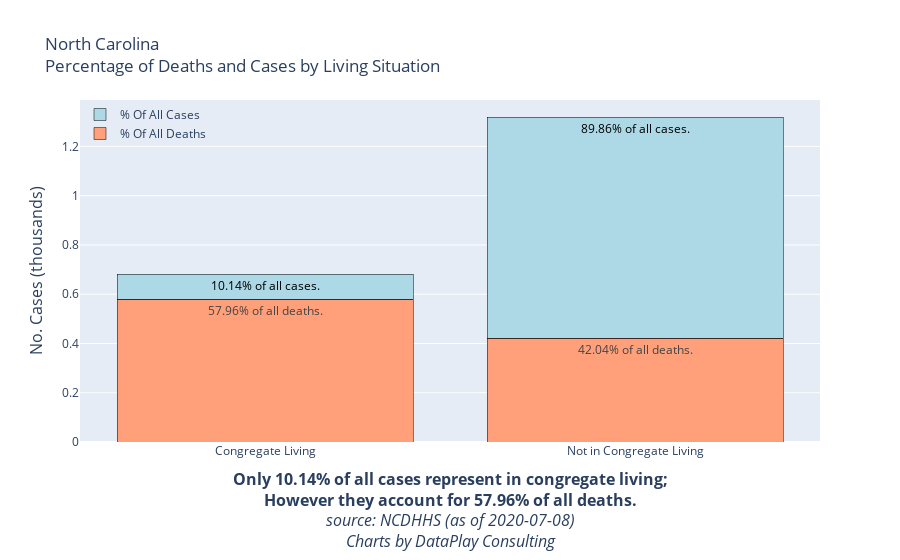

Notebook code for this chart:
### Code cell
import plotly.graph_objects as go
Total_Cases = '{:.2%}'.format(df_grouped.reset_index()['%TotalCases'][0])
Total_Deaths = '{:.2%}'.format(df_grouped.reset_index()['%TotalDeaths'][0])
Date = dt.date.today()
fig = go.Figure(data=[
    go.Bar(name = '% Of All Deaths', x=df_grouped.reset_index()['Congregate_Living'],
           y = df_grouped.reset_index()['%TotalDeaths'],
           text=['{:.2%}'.format(df_grouped.reset_index()['%TotalDeaths'][0])+' of all deaths.','{:.2%}'.format(df_grouped.reset_index()['%TotalDeaths'][1])+' of all deaths.'],
           marker_color='lightsalmon',
           textposition='inside',marker_line_color='black'),
    
    go.Bar(name = '% Of All Cases', x=df_grouped.reset_index()['Congregate_Living'],
           y = df_grouped.reset_index()['%TotalCases'],
           text=['{:.2%}'.format(df_grouped.reset_index()['%TotalCases'][0])+' of all cases.','{:.2%}'.format(df_grouped.reset_index()['%TotalCases'][1])+' of all cases.'],
           marker_color='lightblue',
           textposition='inside',marker_line_color='black', 
           textfont=dict(color="black"))
])
# Change the bar mode
fig.update_layout(barmode='stack', title = 'North Carolina<br>Percentage of Deaths and Cases by Living Situation',
    yaxis=dict(
        title='No. Cases (thousands)',
        titlefont_size=16,
        tickfont_size=12,
    ),
    xaxis=dict(
        title=f'<b>Only {Total_Cases} of all cases represent in congregate living;<br>However they account for {Total_Deaths} of all deaths.</b><br><i>source: NCDHHS (as of {Date})<br>Charts by DataPlay Consulting</i>',
        titlefont_size=16,
        tickfont_size=12,
    ),              
    legend=dict(
        x=0,
        y=1.0,
        bgcolor='rgba(255, 255, 255, 0)',
        bordercolor='rgba(255, 255, 255, 0)'
    ))

fig.show()
pio.write_html(fig, file='Deaths_Cases_Living_Situation.html', auto_open=False)

### Figure 1 — Plotly figure (JSON) as saved in the notebook; plotly's stock layout.template omitted (floating-point values rounded to 4 significant figures)
{"data": [{"marker": {"color": "lightsalmon", "line": {"color": "black"}}, "name": "% Of All Deaths", "text": ["57.96% of all deaths.", "42.04% of all deaths."], "textposition": "inside", "type": "bar", "x": ["Congregate Living", "Not in Congregate Living"], "y": [0.5796, 0.4204]}, {"marker": {"color": "lightblue", "line": {"color": "black"}}, "name": "% Of All Cases", "text": ["10.14% of all cases.", "89.86% of all cases."], "textfont": {"color": "black"}, "textposition": "inside", "type": "bar", "x": ["Congregate Living", "Not in Congregate Living"], "y": [0.1014, 0.8986]}], "layout": {"autosize": true, "barmode": "stack", "legend": {"bgcolor": "rgba(255, 255, 255, 0)", "bordercolor": "rgba(255, 255, 255, 0)", "x": 0, "y": 1}, "title": {"text": "North Carolina<br>Percentage of Deaths and Cases by Living Situation"}, "xaxis": {"autorange": true, "range": [-0.5, 1.5], "tickfont": {"size": 12}, "title": {"font": {"size": 16}, "text": "<b>Only 10.14% of all cases represent in congregate living;<br>However they account for 57.96% of all deaths.</b><br><i>source: NCDHHS (as of 2020-07-08)<br>Charts by DataPlay Consulting</i>"}, "type": "category"}, "yaxis": {"autorange": true, "range": [0, 1.388], "tickfont": {"size": 12}, "title": {"font": {"size": 16}, "text": "No. Cases (thousands)"}, "type": "linear"}}}
